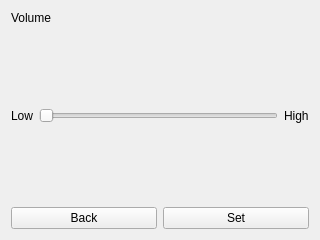
<?xml version="1.0" encoding="UTF-8"?>
<ui version="4.0">
 <class>VolumePage</class>
 <widget class="QWidget" name="VolumePage">
  <property name="geometry">
   <rect>
    <x>0</x>
    <y>0</y>
    <width>320</width>
    <height>240</height>
   </rect>
  </property>
  <property name="windowTitle">
   <string>Form</string>
  </property>
  <layout class="QVBoxLayout" name="verticalLayout" stretch="0,1,0">
   <item>
    <widget class="QLabel" name="volumeLabel">
     <property name="text">
      <string>Volume</string>
     </property>
    </widget>
   </item>
   <item>
    <layout class="QHBoxLayout" name="horizontalLayout">
     <item>
      <widget class="QLabel" name="volLowLabel">
       <property name="text">
        <string>Low</string>
       </property>
      </widget>
     </item>
     <item>
      <widget class="QSlider" name="volumeSlider">
       <property name="maximum">
        <number>100</number>
       </property>
       <property name="orientation">
        <enum>Qt::Horizontal</enum>
       </property>
      </widget>
     </item>
     <item>
      <widget class="QLabel" name="volHighLabel">
       <property name="text">
        <string>High</string>
       </property>
      </widget>
     </item>
    </layout>
   </item>
   <item>
    <layout class="QHBoxLayout" name="horizontalLayout_2">
     <item>
      <widget class="QPushButton" name="backButton">
       <property name="text">
        <string>Back</string>
       </property>
      </widget>
     </item>
     <item>
      <widget class="QPushButton" name="setButton">
       <property name="text">
        <string>Set</string>
       </property>
      </widget>
     </item>
    </layout>
   </item>
  </layout>
 </widget>
 <resources/>
 <connections/>
</ui>
